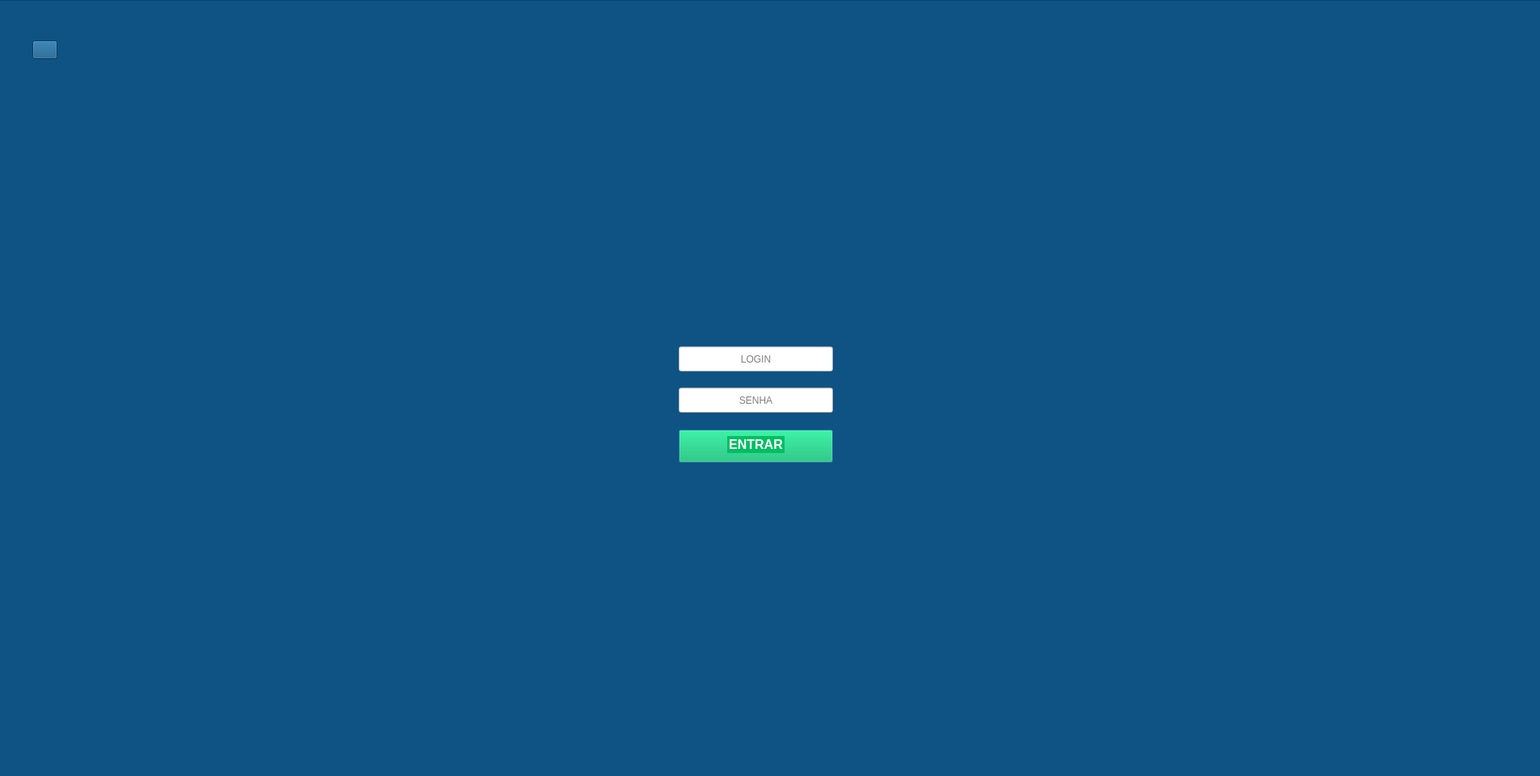
<?xml version="1.0" encoding="UTF-8"?>
<ui version="4.0">
 <class>Dialog</class>
 <widget class="QDialog" name="Dialog">
  <property name="geometry">
   <rect>
    <x>0</x>
    <y>0</y>
    <width>1906</width>
    <height>961</height>
   </rect>
  </property>
  <property name="windowTitle">
   <string>Dialog</string>
  </property>
  <property name="whatsThis">
   <string>&lt;html&gt;&lt;head/&gt;&lt;body&gt;&lt;p&gt;&lt;img src=&quot;:/IMG/delete_399290.png&quot;/&gt;&lt;/p&gt;&lt;/body&gt;&lt;/html&gt;</string>
  </property>
  <widget class="QFrame" name="frame">
   <property name="geometry">
    <rect>
     <x>-10</x>
     <y>0</y>
     <width>1921</width>
     <height>981</height>
    </rect>
   </property>
   <property name="styleSheet">
    <string notr="true">background-color: rgb(14, 83, 132);
border-color: rgb(0, 0, 0);</string>
   </property>
   <property name="frameShape">
    <enum>QFrame::StyledPanel</enum>
   </property>
   <property name="frameShadow">
    <enum>QFrame::Raised</enum>
   </property>
   <widget class="QLabel" name="label">
    <property name="geometry">
     <rect>
      <x>860</x>
      <y>240</y>
      <width>171</width>
      <height>161</height>
     </rect>
    </property>
    <property name="styleSheet">
     <string notr="true">image: url(:/IMG/avatar_15484536.png);</string>
    </property>
    <property name="text">
     <string/>
    </property>
   </widget>
   <widget class="QLineEdit" name="lineEdit">
    <property name="geometry">
     <rect>
      <x>850</x>
      <y>429</y>
      <width>191</width>
      <height>31</height>
     </rect>
    </property>
    <property name="styleSheet">
     <string notr="true">background-color: rgb(255, 255, 255);
</string>
    </property>
    <property name="frame">
     <bool>true</bool>
    </property>
    <property name="alignment">
     <set>Qt::AlignCenter</set>
    </property>
    <property name="placeholderText">
     <string>LOGIN</string>
    </property>
   </widget>
   <widget class="QLineEdit" name="lineEdit_2">
    <property name="geometry">
     <rect>
      <x>850</x>
      <y>480</y>
      <width>191</width>
      <height>31</height>
     </rect>
    </property>
    <property name="styleSheet">
     <string notr="true">background-color: rgb(255, 255, 255);
border-color: rgb(0, 0, 0);</string>
    </property>
    <property name="alignment">
     <set>Qt::AlignCenter</set>
    </property>
    <property name="placeholderText">
     <string>SENHA</string>
    </property>
   </widget>
   <widget class="QPushButton" name="pushButton">
    <property name="geometry">
     <rect>
      <x>850</x>
      <y>532</y>
      <width>191</width>
      <height>41</height>
     </rect>
    </property>
    <property name="toolTip">
     <string>&lt;html&gt;&lt;head/&gt;&lt;body&gt;&lt;p&gt;&lt;br/&gt;&lt;/p&gt;&lt;/body&gt;&lt;/html&gt;</string>
    </property>
    <property name="whatsThis">
     <string>&lt;html&gt;&lt;head/&gt;&lt;body&gt;&lt;p&gt;&lt;br/&gt;&lt;/p&gt;&lt;/body&gt;&lt;/html&gt;</string>
    </property>
    <property name="styleSheet">
     <string notr="true">background-color: rgb(0, 191, 99);</string>
    </property>
    <property name="text">
     <string/>
    </property>
   </widget>
   <widget class="QLabel" name="label_5">
    <property name="geometry">
     <rect>
      <x>910</x>
      <y>540</y>
      <width>71</width>
      <height>21</height>
     </rect>
    </property>
    <property name="styleSheet">
     <string notr="true">background-color: rgb(255, 255, 255);
background-color: rgb(0, 191, 99);</string>
    </property>
    <property name="text">
     <string>&lt;html&gt;&lt;head/&gt;&lt;body&gt;&lt;p align=&quot;center&quot;&gt;&lt;span style=&quot; font-size:12pt; font-weight:600; color:#ffffff;&quot;&gt;ENTRAR&lt;/span&gt;&lt;/p&gt;&lt;/body&gt;&lt;/html&gt;</string>
    </property>
   </widget>
   <widget class="QPushButton" name="pushButton_2">
    <property name="geometry">
     <rect>
      <x>50</x>
      <y>50</y>
      <width>31</width>
      <height>23</height>
     </rect>
    </property>
    <property name="styleSheet">
     <string notr="true">image: url(:/IMG/21797173-seta-esquerda-icone-isolado-em-branco-fundo-vetor (1).jpg);</string>
    </property>
    <property name="text">
     <string/>
    </property>
   </widget>
  </widget>
 </widget>
 <resources>
  <include location="../PROJETOS1/IMG.qrc"/>
 </resources>
 <connections/>
</ui>
